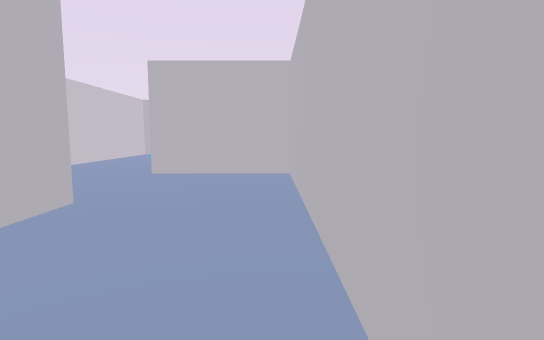
[1] (above)

24 first-person views from a walk through a scene from a Unity 3-D project. The camera is 1.5 m above the floor, tilts 6° down and sees 80° across. The floor is counted in squares, 2 m on a side. Each view is taken from the middle of a square. On the plan, view 1 faces up. The plan holds only what a view shows up to about 11 squares ahead; the rest is blank. The player is left out. Some animated figures are left out.

[2]
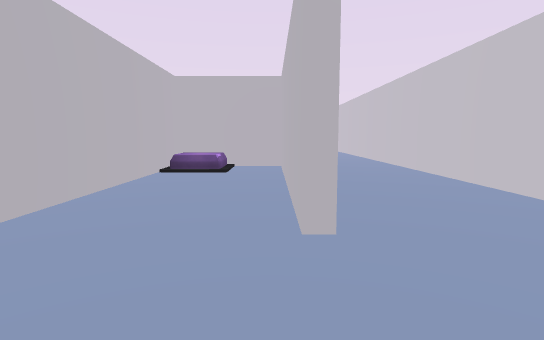

[3]
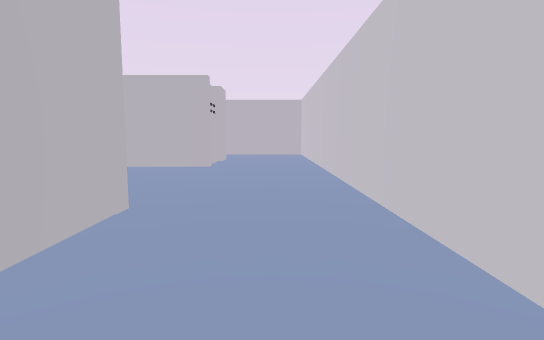

[4]
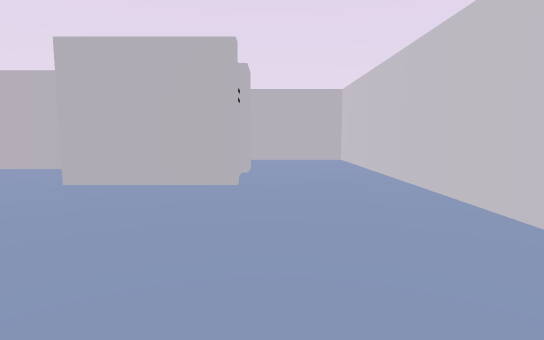

[5]
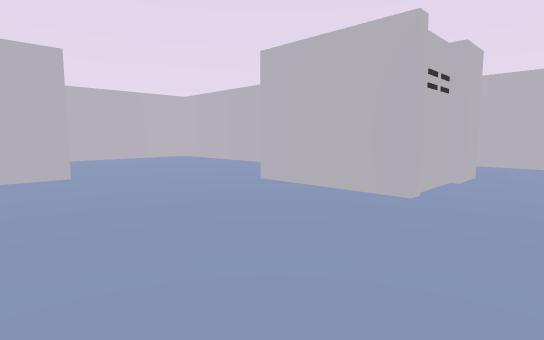

[6]
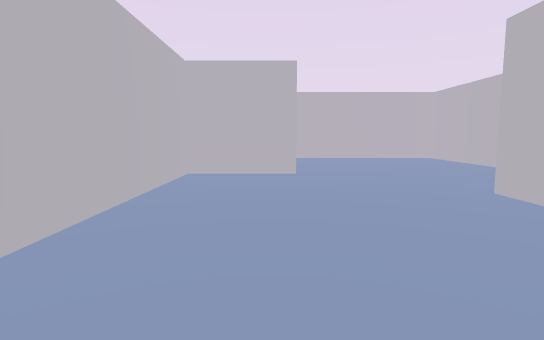

[7]
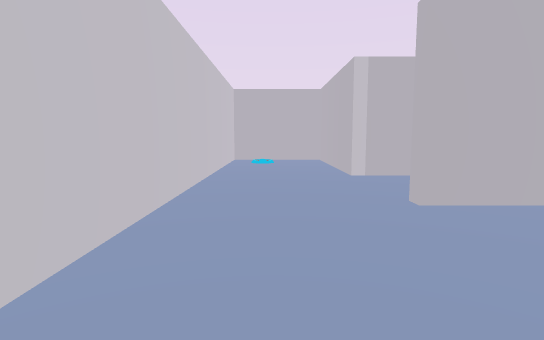

[8]
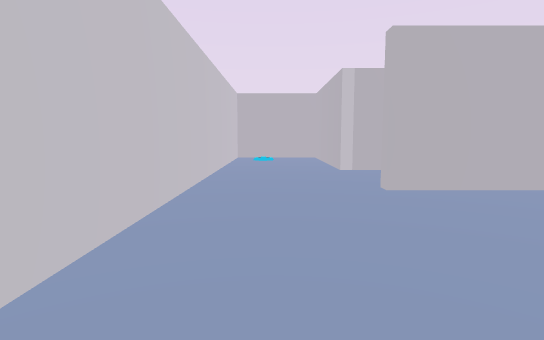

[9]
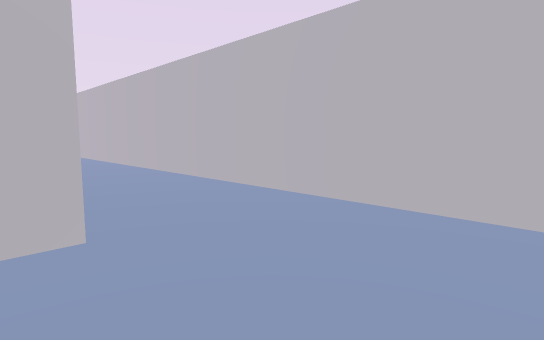

[10]
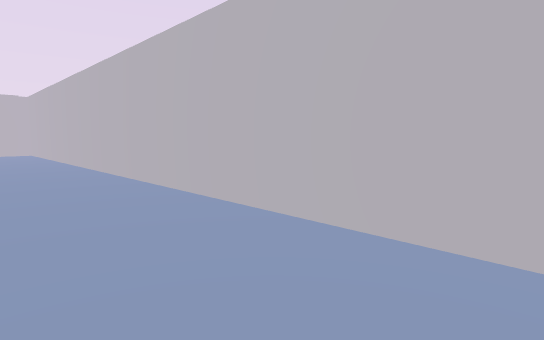

[11]
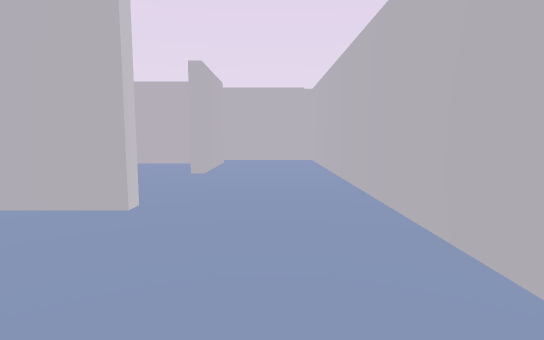

[12]
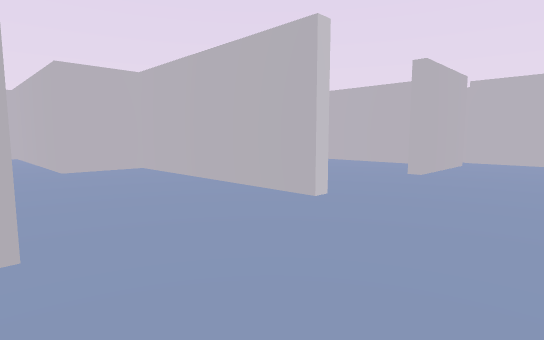

[13]
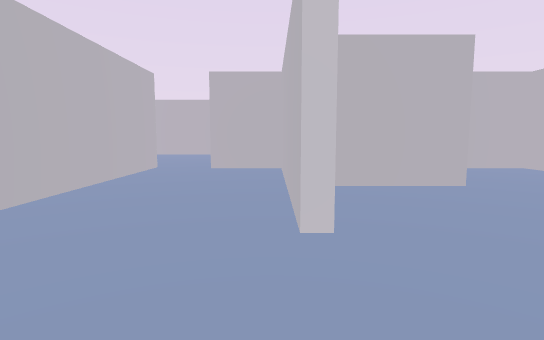

[14]
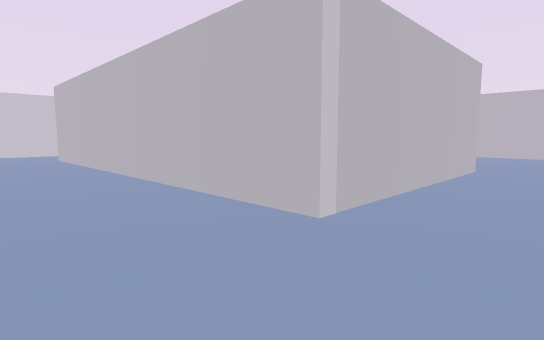

[15]
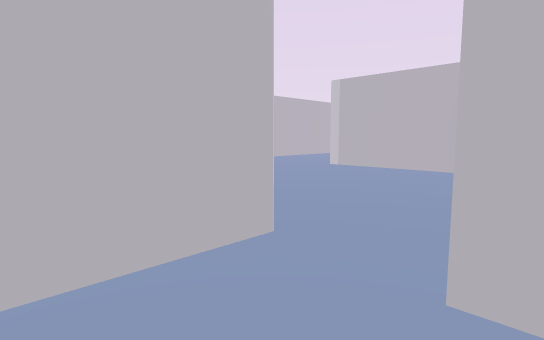

[16]
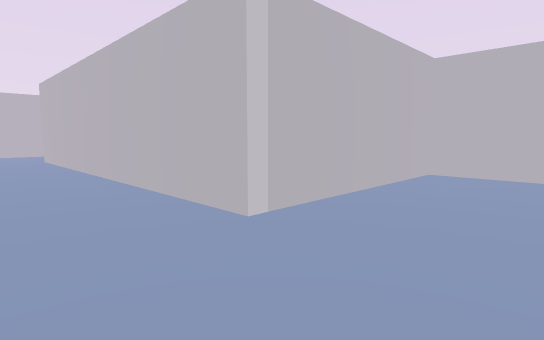

[17]
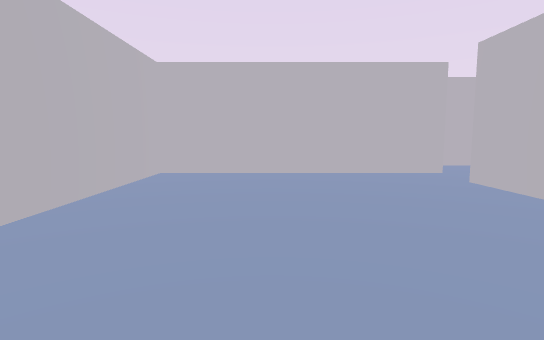

[18]
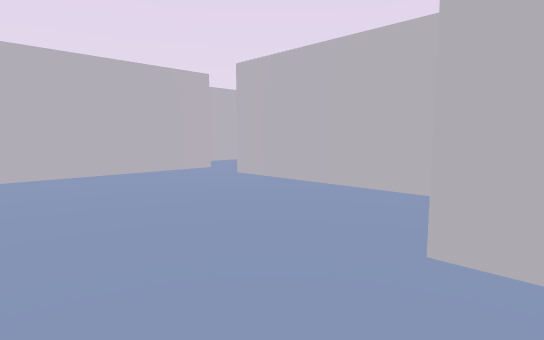

[19]
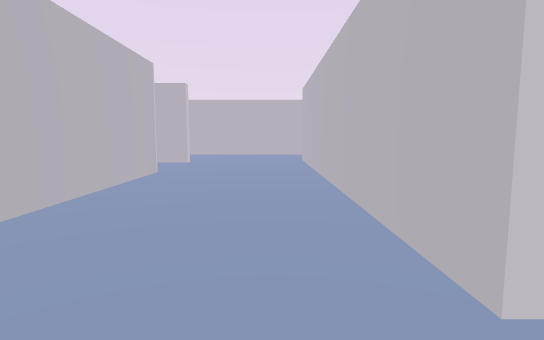

[20]
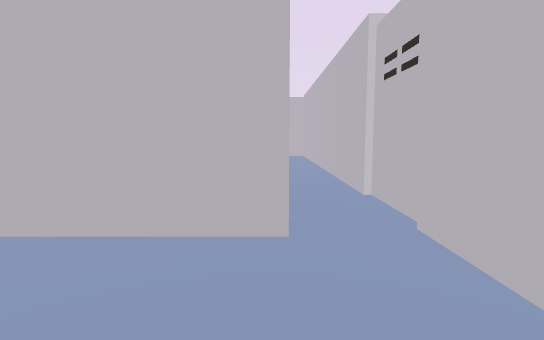

[21]
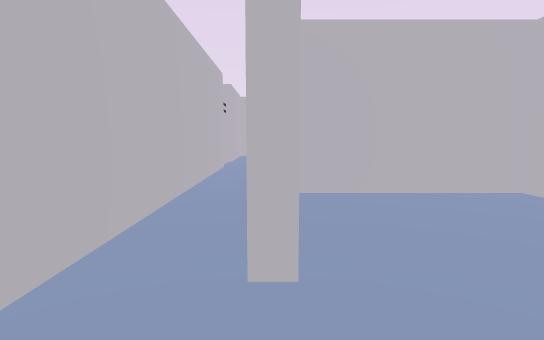

[22]
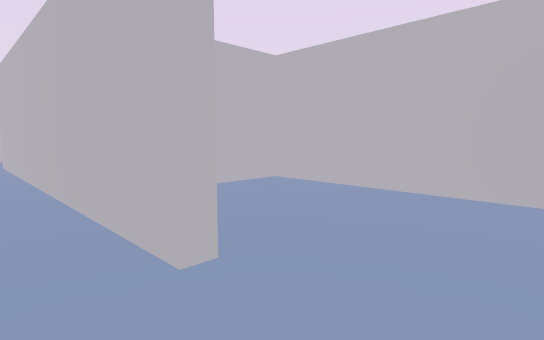

[23]
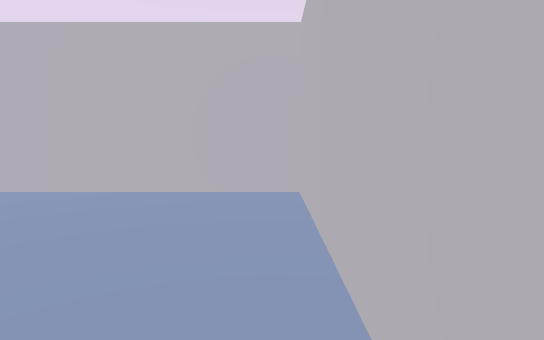

[24]
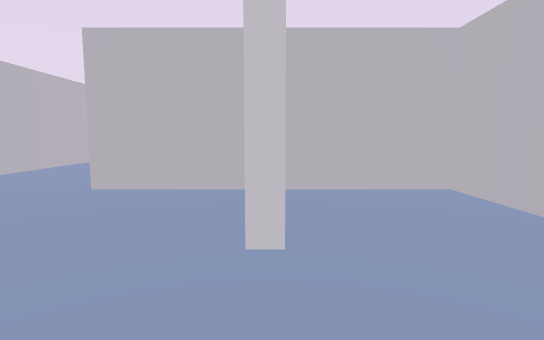

### Floor plan
Ten units are one square. View 1 is at (0, 0); x grows to the right and y downward. Boxes are objects, and circles mark ways between rooms. Rooms are numbered by the first view taken in them; rooms with no view inside come last. Other rooms are left out.
<svg viewBox="-57 -137 234 264">
<path fill="none" stroke="#000" d="M24 45 24 23 -21 23M72 42 72 96 -25 96 -25 69 2 69M18 94 70 94 70 48M-25 24 -25 6M105 74 105 96M102 96 102 45 86 45M121 45 105 45 105 69M-22 -36 -22 21 4 21 4 -64 -25 -64M130 72 109 72M159 89 159 45 145 45M161 16 161 96 134 96M-25 -91 -25 -132 -52 -132 -52 122 172 122 172 11M-9 18 -9 10M21 21 28 21M34 42 72 42M86 45 86 -13 39 -13M158 16 161 16M166 -4 127 -4 127 42 158 42"/>
<rect x="-45" y="-125" width="10" height="10" fill="#bbb"><title>other object</title></rect>
<circle cx="80" cy="50" r="3" fill="#2a7"/>
<circle cx="160" cy="5" r="3" fill="#2a7"/>
<text x="30" y="50">1</text>
<text x="50" y="10">2</text>
<text x="140" y="10">3</text>
</svg>
Room 1 opens to room 2. Room 1 opens to room 3.

Where each view was taken, in squares from view 1:
view 1: 0 up, 0 right, facing up
view 2: 6 up, 2 left, facing down
view 3: 1 up, 4 left, facing down
view 4: 2 down, 3 left, facing down
view 5: 3 down, 4 left, facing down-right
view 6: 4 down, 4 left, facing right
view 7: 3 up, 4 left, facing up
view 8: 2 up, 4 left, facing up
view 9: 9 down, 5 left, facing down-right
view 10: 10 down, 2 right, facing down-right
view 11: 11 down, 7 right, facing right
view 12: 12 down, 7 right, facing up-right
view 13: 12 down, 10 right, facing up
view 14: 12 down, 9 right, facing up-left
view 15: 6 down, 9 right, facing up-left
view 16: 1 down, 2 right, facing up-right
view 17: 1 down, 2 right, facing right
view 18: 0 up, 2 right, facing down-right
view 19: 0 up, 3 right, facing up
view 20: 12 down, 16 right, facing up
view 21: 0 up, 16 right, facing down
view 22: 0 up, 17 right, facing down-left
view 23: 0 up, 17 right, facing left
view 24: 7 down, 15 right, facing left
